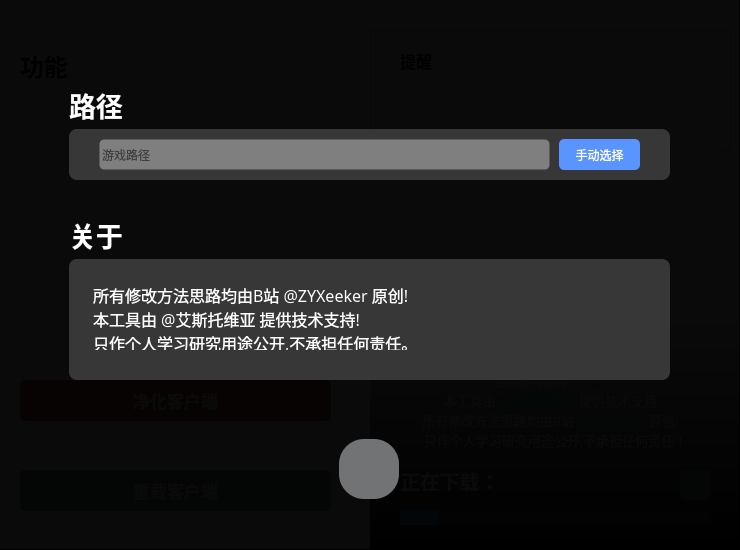
<?xml version="1.0" encoding="UTF-8"?>
<ui version="4.0">
 <class>MainWindow</class>
 <widget class="QMainWindow" name="MainWindow">
  <property name="geometry">
   <rect>
    <x>0</x>
    <y>0</y>
    <width>740</width>
    <height>550</height>
   </rect>
  </property>
  <property name="minimumSize">
   <size>
    <width>740</width>
    <height>550</height>
   </size>
  </property>
  <property name="maximumSize">
   <size>
    <width>740</width>
    <height>550</height>
   </size>
  </property>
  <property name="windowTitle">
   <string>MainWindow</string>
  </property>
  <widget class="QWidget" name="centralwidget">
   <widget class="QPushButton" name="smtx">
    <property name="geometry">
     <rect>
      <x>20</x>
      <y>380</y>
      <width>311</width>
      <height>41</height>
     </rect>
    </property>
    <property name="font">
     <font>
      <family>微软雅黑</family>
      <pointsize>13</pointsize>
      <bold>true</bold>
     </font>
    </property>
    <property name="styleSheet">
     <string notr="true">QPushButton
{
background-color:rgb(200, 74, 76);
color:white;
border-radius:5px;
}
QPushButton::hover{
background-color:rgb(170, 74, 76);
}

QPushButton::pressed{
background-color:rgb(165, 54, 76);
}
</string>
    </property>
    <property name="text">
     <string>净化客户端</string>
    </property>
    <property name="flat">
     <bool>true</bool>
    </property>
   </widget>
   <widget class="QListWidget" name="options_widget">
    <property name="geometry">
     <rect>
      <x>20</x>
      <y>110</y>
      <width>311</width>
      <height>231</height>
     </rect>
    </property>
    <property name="font">
     <font>
      <pointsize>12</pointsize>
     </font>
    </property>
    <property name="styleSheet">
     <string notr="true">background-color:rgba(255, 255, 255, 0);
border:1px solid rgb(255, 255, 255, 0);
;
color: rgb(0, 0, 0);</string>
    </property>
    <property name="frameShadow">
     <enum>QFrame::Plain</enum>
    </property>
    <property name="sizeAdjustPolicy">
     <enum>QAbstractScrollArea::AdjustToContents</enum>
    </property>
   </widget>
   <widget class="QProgressBar" name="progressBar">
    <property name="geometry">
     <rect>
      <x>400</x>
      <y>510</y>
      <width>311</width>
      <height>15</height>
     </rect>
    </property>
    <property name="styleSheet">
     <string notr="true">QProgressBar{
border: none;
color: white;
text-align: center;
background: rgb(68, 69, 73);
}
QProgressBar::chunk {
border: none;
background: rgb(0, 160, 230);
}</string>
    </property>
    <property name="value">
     <number>12</number>
    </property>
    <property name="textVisible">
     <bool>false</bool>
    </property>
   </widget>
   <widget class="QLabel" name="label_3">
    <property name="geometry">
     <rect>
      <x>0</x>
      <y>0</y>
      <width>741</width>
      <height>550</height>
     </rect>
    </property>
    <property name="styleSheet">
     <string notr="true">background-image: url(:/img/riot-background.png);
</string>
    </property>
    <property name="text">
     <string/>
    </property>
   </widget>
   <widget class="QLabel" name="label_4">
    <property name="geometry">
     <rect>
      <x>370</x>
      <y>0</y>
      <width>370</width>
      <height>551</height>
     </rect>
    </property>
    <property name="styleSheet">
     <string notr="true">background-color: qlineargradient(spread:pad, x1:0, y1:1, x2:0, y2:0.584955, stop:0 rgba(0, 0, 0, 255), stop:1 rgba(255, 255, 255, 90));</string>
    </property>
    <property name="text">
     <string/>
    </property>
   </widget>
   <widget class="QLabel" name="current_operation">
    <property name="geometry">
     <rect>
      <x>400</x>
      <y>470</y>
      <width>261</width>
      <height>21</height>
     </rect>
    </property>
    <property name="font">
     <font>
      <family>微软雅黑</family>
      <pointsize>15</pointsize>
      <bold>true</bold>
     </font>
    </property>
    <property name="styleSheet">
     <string notr="true">color: rgb(255, 255, 255);</string>
    </property>
    <property name="text">
     <string>正在下载：</string>
    </property>
   </widget>
   <widget class="QPushButton" name="close_window">
    <property name="geometry">
     <rect>
      <x>700</x>
      <y>0</y>
      <width>41</width>
      <height>25</height>
     </rect>
    </property>
    <property name="styleSheet">
     <string notr="true">QPushButton
{
background-color: rgb(255, 255, 255,0);
border:1px solid rgb(255, 255, 255, 0);
}
QPushButton::hover{
background-color: rgba(255, 0, 0, 90);
}
QPushButton::pressed{
background-color: rgb(255, 0, 0,180);
}

</string>
    </property>
    <property name="icon">
     <iconset resource="LCU.qrc">
      <normaloff>:/img/close.png</normaloff>:/img/close.png</iconset>
    </property>
   </widget>
   <widget class="QPushButton" name="minimize">
    <property name="geometry">
     <rect>
      <x>660</x>
      <y>0</y>
      <width>41</width>
      <height>25</height>
     </rect>
    </property>
    <property name="styleSheet">
     <string notr="true">QPushButton
{
background-color: rgb(255, 255, 255,0);
border:1px solid rgb(255, 255, 255, 0);
}
QPushButton::hover{
background-color: rgb(255, 255, 255,100);
}
QPushButton::pressed{
background-color: rgb(255, 255, 255,150);
}

</string>
    </property>
    <property name="icon">
     <iconset resource="LCU.qrc">
      <normaloff>:/img/icon_minimize.png</normaloff>:/img/icon_minimize.png</iconset>
    </property>
   </widget>
   <widget class="QLabel" name="program_title">
    <property name="geometry">
     <rect>
      <x>10</x>
      <y>0</y>
      <width>221</width>
      <height>21</height>
     </rect>
    </property>
    <property name="font">
     <font>
      <family>微软雅黑</family>
      <pointsize>10</pointsize>
     </font>
    </property>
    <property name="styleSheet">
     <string notr="true">color: rgb(255, 255, 255);</string>
    </property>
    <property name="text">
     <string>LCU 还原（标题）</string>
    </property>
   </widget>
   <widget class="QLabel" name="label_5">
    <property name="geometry">
     <rect>
      <x>0</x>
      <y>0</y>
      <width>370</width>
      <height>551</height>
     </rect>
    </property>
    <property name="font">
     <font>
      <pointsize>8</pointsize>
     </font>
    </property>
    <property name="styleSheet">
     <string notr="true">background-color: rgb(255, 255, 255);</string>
    </property>
    <property name="text">
     <string/>
    </property>
   </widget>
   <widget class="QLabel" name="label">
    <property name="geometry">
     <rect>
      <x>470</x>
      <y>160</y>
      <width>145</width>
      <height>151</height>
     </rect>
    </property>
    <property name="text">
     <string/>
    </property>
    <property name="pixmap">
     <pixmap resource="LCU.qrc">:/img/lol_icon.png</pixmap>
    </property>
    <property name="scaledContents">
     <bool>true</bool>
    </property>
   </widget>
   <widget class="QLabel" name="label_6">
    <property name="geometry">
     <rect>
      <x>380</x>
      <y>310</y>
      <width>321</width>
      <height>41</height>
     </rect>
    </property>
    <property name="font">
     <font>
      <family>微软雅黑</family>
      <pointsize>20</pointsize>
      <bold>true</bold>
     </font>
    </property>
    <property name="styleSheet">
     <string notr="true">color: rgb(255, 255, 255);</string>
    </property>
    <property name="text">
     <string>LCU替换工具</string>
    </property>
    <property name="alignment">
     <set>Qt::AlignCenter</set>
    </property>
   </widget>
   <widget class="QLabel" name="label_7">
    <property name="geometry">
     <rect>
      <x>380</x>
      <y>350</y>
      <width>321</width>
      <height>20</height>
     </rect>
    </property>
    <property name="font">
     <font>
      <family>微软雅黑</family>
      <pointsize>10</pointsize>
     </font>
    </property>
    <property name="styleSheet">
     <string notr="true">color: rgb(255, 255, 255);</string>
    </property>
    <property name="text">
     <string>V2.0</string>
    </property>
    <property name="alignment">
     <set>Qt::AlignCenter</set>
    </property>
   </widget>
   <widget class="QLabel" name="label_8">
    <property name="geometry">
     <rect>
      <x>20</x>
      <y>50</y>
      <width>211</width>
      <height>31</height>
     </rect>
    </property>
    <property name="font">
     <font>
      <family>微软雅黑</family>
      <pointsize>18</pointsize>
      <bold>true</bold>
     </font>
    </property>
    <property name="text">
     <string>功能</string>
    </property>
   </widget>
   <widget class="QFrame" name="about_frame">
    <property name="geometry">
     <rect>
      <x>-1</x>
      <y>-1</y>
      <width>741</width>
      <height>551</height>
     </rect>
    </property>
    <property name="styleSheet">
     <string notr="true">background-color: rgba(0, 0, 0, 245);</string>
    </property>
    <property name="frameShape">
     <enum>QFrame::StyledPanel</enum>
    </property>
    <property name="frameShadow">
     <enum>QFrame::Raised</enum>
    </property>
    <widget class="QLabel" name="label_10">
     <property name="geometry">
      <rect>
       <x>70</x>
       <y>90</y>
       <width>111</width>
       <height>31</height>
      </rect>
     </property>
     <property name="font">
      <font>
       <family>微软雅黑</family>
       <pointsize>20</pointsize>
       <bold>true</bold>
      </font>
     </property>
     <property name="styleSheet">
      <string notr="true">background-color: rgba(255, 255, 255, 0);
color: rgb(255, 255, 255);</string>
     </property>
     <property name="text">
      <string>路径</string>
     </property>
    </widget>
    <widget class="QFrame" name="path">
     <property name="geometry">
      <rect>
       <x>70</x>
       <y>130</y>
       <width>601</width>
       <height>51</height>
      </rect>
     </property>
     <property name="styleSheet">
      <string notr="true">background-color: rgb(55, 55, 55);
border-radius:8px;</string>
     </property>
     <property name="frameShape">
      <enum>QFrame::StyledPanel</enum>
     </property>
     <property name="frameShadow">
      <enum>QFrame::Raised</enum>
     </property>
     <widget class="QLineEdit" name="path_show">
      <property name="geometry">
       <rect>
        <x>30</x>
        <y>10</y>
        <width>451</width>
        <height>31</height>
       </rect>
      </property>
      <property name="font">
       <font>
        <family>微软雅黑</family>
       </font>
      </property>
      <property name="styleSheet">
       <string notr="true">background-color: rgb(176, 176, 176,150);
border:1px solid rgb(255, 255, 255, 0);
border-radius:5px;</string>
      </property>
      <property name="text">
       <string/>
      </property>
      <property name="readOnly">
       <bool>true</bool>
      </property>
      <property name="placeholderText">
       <string>游戏路径</string>
      </property>
     </widget>
     <widget class="QPushButton" name="manual_operation">
      <property name="geometry">
       <rect>
        <x>490</x>
        <y>10</y>
        <width>81</width>
        <height>31</height>
       </rect>
      </property>
      <property name="font">
       <font>
        <family>微软雅黑</family>
        <bold>false</bold>
       </font>
      </property>
      <property name="styleSheet">
       <string notr="true">QPushButton
{
background-color: rgb(90, 148, 255);
color:white;
border-radius:5px;
}
QPushButton::hover{
background-color: rgb(80, 133, 226);
}

QPushButton::pressed{
background-color:rgb(65, 113, 200);
}

</string>
      </property>
      <property name="text">
       <string>手动选择</string>
      </property>
     </widget>
    </widget>
    <widget class="QPushButton" name="about_close">
     <property name="geometry">
      <rect>
       <x>340</x>
       <y>440</y>
       <width>60</width>
       <height>60</height>
      </rect>
     </property>
     <property name="styleSheet">
      <string notr="true">QPushButton
{
background-color: rgb(114,115,117);
border-radius:25px;
color:white;
}
QPushButton::hover{
background-color: rgb(158,159,160);
}

QPushButton::pressed{
background-color:rgb(91,92,95);
}
</string>
     </property>
     <property name="icon">
      <iconset resource="LCU.qrc">
       <normaloff>:/img/close.png</normaloff>:/img/close.png</iconset>
     </property>
     <property name="iconSize">
      <size>
       <width>30</width>
       <height>30</height>
      </size>
     </property>
    </widget>
    <widget class="QLabel" name="label_11">
     <property name="geometry">
      <rect>
       <x>70</x>
       <y>220</y>
       <width>111</width>
       <height>31</height>
      </rect>
     </property>
     <property name="font">
      <font>
       <family>微软雅黑</family>
       <pointsize>20</pointsize>
       <bold>true</bold>
      </font>
     </property>
     <property name="styleSheet">
      <string notr="true">background-color: rgba(255, 255, 255, 0);
color: rgb(255, 255, 255);</string>
     </property>
     <property name="text">
      <string>关于</string>
     </property>
    </widget>
    <widget class="QFrame" name="about">
     <property name="geometry">
      <rect>
       <x>70</x>
       <y>260</y>
       <width>601</width>
       <height>121</height>
      </rect>
     </property>
     <property name="styleSheet">
      <string notr="true">background-color: rgb(55, 55, 55);
border-radius:8px;</string>
     </property>
     <property name="frameShape">
      <enum>QFrame::StyledPanel</enum>
     </property>
     <property name="frameShadow">
      <enum>QFrame::Raised</enum>
     </property>
     <widget class="QPlainTextEdit" name="plainTextEdit_2">
      <property name="geometry">
       <rect>
        <x>20</x>
        <y>20</y>
        <width>551</width>
        <height>71</height>
       </rect>
      </property>
      <property name="font">
       <font>
        <family>微软雅黑</family>
        <pointsize>12</pointsize>
       </font>
      </property>
      <property name="styleSheet">
       <string notr="true">color: rgb(255, 255, 255);</string>
      </property>
      <property name="verticalScrollBarPolicy">
       <enum>Qt::ScrollBarAlwaysOff</enum>
      </property>
      <property name="readOnly">
       <bool>true</bool>
      </property>
      <property name="plainText">
       <string>所有修改方法思路均由B站 @ZYXeeker 原创!
本工具由 @艾斯托维亚 提供技术支持!
只作个人学习研究用途公开,不承担任何责任。</string>
      </property>
     </widget>
    </widget>
   </widget>
   <widget class="QPushButton" name="restart">
    <property name="geometry">
     <rect>
      <x>20</x>
      <y>470</y>
      <width>311</width>
      <height>41</height>
     </rect>
    </property>
    <property name="font">
     <font>
      <family>微软雅黑</family>
      <pointsize>13</pointsize>
      <bold>true</bold>
     </font>
    </property>
    <property name="styleSheet">
     <string notr="true">QPushButton
{
background-color: rgb(114,115,117);
color:white;
border-radius:5px;
}
QPushButton::hover{
background-color: rgb(158,159,160);
}

QPushButton::pressed{
background-color:rgb(91,92,95);
}
</string>
    </property>
    <property name="text">
     <string>重载客户端</string>
    </property>
    <property name="flat">
     <bool>true</bool>
    </property>
   </widget>
   <widget class="QPushButton" name="settings">
    <property name="geometry">
     <rect>
      <x>680</x>
      <y>470</y>
      <width>30</width>
      <height>30</height>
     </rect>
    </property>
    <property name="toolTip">
     <string>设置</string>
    </property>
    <property name="styleSheet">
     <string notr="true">QPushButton
{
background-color: rgb(114,115,117);
color:white;
border-radius:5px;
}
QPushButton::hover{
background-color: rgb(158,159,160);
}

QPushButton::pressed{
background-color:rgb(91,92,95);
}
</string>
    </property>
    <property name="text">
     <string/>
    </property>
    <property name="icon">
     <iconset resource="LCU.qrc">
      <normaloff>:/img/sq-setting.png</normaloff>:/img/sq-setting.png</iconset>
    </property>
   </widget>
   <widget class="QPushButton" name="notification_btn">
    <property name="geometry">
     <rect>
      <x>310</x>
      <y>50</y>
      <width>21</width>
      <height>21</height>
     </rect>
    </property>
    <property name="toolTip">
     <string>通知</string>
    </property>
    <property name="styleSheet">
     <string notr="true">QPushButton
{
background-color: rgba(255, 255, 255, 0);
border-image: url(:/img/notification.png);
}
QPushButton::hover{
border-image: url(:/img/notification_hover.png);
}
QPushButton::pressed{
border-image: url(:/img/notification_pressed.png);
}
</string>
    </property>
    <property name="flat">
     <bool>true</bool>
    </property>
   </widget>
   <widget class="QFrame" name="notification_frame">
    <property name="geometry">
     <rect>
      <x>370</x>
      <y>30</y>
      <width>361</width>
      <height>121</height>
     </rect>
    </property>
    <property name="frameShape">
     <enum>QFrame::StyledPanel</enum>
    </property>
    <property name="frameShadow">
     <enum>QFrame::Raised</enum>
    </property>
    <widget class="QLabel" name="label_2">
     <property name="geometry">
      <rect>
       <x>20</x>
       <y>10</y>
       <width>331</width>
       <height>111</height>
      </rect>
     </property>
     <property name="styleSheet">
      <string notr="true">background-color: rgb(255, 255, 255);
border-radius:5px;
border-color: rgb(0, 0, 0);</string>
     </property>
     <property name="text">
      <string/>
     </property>
    </widget>
    <widget class="QPushButton" name="notification_close">
     <property name="geometry">
      <rect>
       <x>310</x>
       <y>10</y>
       <width>31</width>
       <height>25</height>
      </rect>
     </property>
     <property name="styleSheet">
      <string notr="true">QPushButton
{
background-color: rgb(255, 255, 255,0);
border:1px solid rgb(255, 255, 255, 0);
}
QPushButton::hover{
background-color: rgba(255, 0, 0, 90);
}
QPushButton::pressed{
background-color: rgb(255, 0, 0,180);
}

</string>
     </property>
     <property name="icon">
      <iconset resource="LCU.qrc">
       <normaloff>:/img/close.png</normaloff>:/img/close.png</iconset>
     </property>
    </widget>
    <widget class="QLabel" name="label_9">
     <property name="geometry">
      <rect>
       <x>30</x>
       <y>20</y>
       <width>61</width>
       <height>21</height>
      </rect>
     </property>
     <property name="font">
      <font>
       <family>微软雅黑</family>
       <pointsize>12</pointsize>
       <bold>true</bold>
      </font>
     </property>
     <property name="text">
      <string>提醒</string>
     </property>
    </widget>
    <widget class="QLabel" name="message">
     <property name="geometry">
      <rect>
       <x>30</x>
       <y>40</y>
       <width>311</width>
       <height>81</height>
      </rect>
     </property>
     <property name="text">
      <string/>
     </property>
     <property name="wordWrap">
      <bool>true</bool>
     </property>
    </widget>
   </widget>
   <widget class="QLabel" name="label_12">
    <property name="geometry">
     <rect>
      <x>390</x>
      <y>410</y>
      <width>321</width>
      <height>20</height>
     </rect>
    </property>
    <property name="font">
     <font>
      <family>微软雅黑</family>
      <pointsize>10</pointsize>
     </font>
    </property>
    <property name="styleSheet">
     <string notr="true">color: rgb(255, 255, 255);</string>
    </property>
    <property name="text">
     <string>&lt;html&gt;&lt;head/&gt;&lt;body&gt;&lt;p&gt;所有修改方法思路均由B站 &lt;a href=&quot;https://space.bilibili.com/186789482&quot;&gt;&lt;span style=&quot; text-decoration: underline; color:#00ff7f;&quot;&gt;@ZYXeeker&lt;/span&gt;&lt;/a&gt; 原创!&lt;/p&gt;&lt;/body&gt;&lt;/html&gt;</string>
    </property>
    <property name="alignment">
     <set>Qt::AlignCenter</set>
    </property>
   </widget>
   <widget class="QLabel" name="label_13">
    <property name="geometry">
     <rect>
      <x>390</x>
      <y>390</y>
      <width>321</width>
      <height>20</height>
     </rect>
    </property>
    <property name="font">
     <font>
      <family>微软雅黑</family>
      <pointsize>10</pointsize>
     </font>
    </property>
    <property name="styleSheet">
     <string notr="true">color: rgb(255, 255, 255);</string>
    </property>
    <property name="text">
     <string>&lt;html&gt;&lt;head/&gt;&lt;body&gt;&lt;p&gt;本工具由 &lt;a href=&quot;https://space.bilibili.com/86332521&quot; target=&quot;_blank&quot;&gt;&lt;span style=&quot; text-decoration: underline; color:#00ff7f;&quot;&gt;@艾斯托维亚&lt;/span&gt;&lt;/a&gt; 提供技术支持&lt;/p&gt;&lt;/body&gt;&lt;/html&gt;</string>
    </property>
    <property name="alignment">
     <set>Qt::AlignCenter</set>
    </property>
   </widget>
   <widget class="QLabel" name="label_14">
    <property name="geometry">
     <rect>
      <x>390</x>
      <y>430</y>
      <width>331</width>
      <height>20</height>
     </rect>
    </property>
    <property name="font">
     <font>
      <family>微软雅黑</family>
      <pointsize>10</pointsize>
     </font>
    </property>
    <property name="styleSheet">
     <string notr="true">color: rgb(255, 255, 255);</string>
    </property>
    <property name="text">
     <string>只作个人学习研究用途公开,不承担任何责任！</string>
    </property>
    <property name="alignment">
     <set>Qt::AlignCenter</set>
    </property>
   </widget>
   <widget class="QLabel" name="label_15">
    <property name="geometry">
     <rect>
      <x>390</x>
      <y>370</y>
      <width>321</width>
      <height>20</height>
     </rect>
    </property>
    <property name="font">
     <font>
      <family>微软雅黑</family>
      <pointsize>10</pointsize>
     </font>
    </property>
    <property name="styleSheet">
     <string notr="true">color: rgb(255, 255, 255);</string>
    </property>
    <property name="text">
     <string>当前支持版本：&lt;font color=&quot;#FF0000&quot;&gt;12.7&lt;/font&gt;</string>
    </property>
    <property name="alignment">
     <set>Qt::AlignCenter</set>
    </property>
   </widget>
   <zorder>label_3</zorder>
   <zorder>label_4</zorder>
   <zorder>progressBar</zorder>
   <zorder>current_operation</zorder>
   <zorder>program_title</zorder>
   <zorder>label_5</zorder>
   <zorder>options_widget</zorder>
   <zorder>smtx</zorder>
   <zorder>label</zorder>
   <zorder>label_6</zorder>
   <zorder>label_7</zorder>
   <zorder>label_8</zorder>
   <zorder>restart</zorder>
   <zorder>settings</zorder>
   <zorder>notification_btn</zorder>
   <zorder>notification_frame</zorder>
   <zorder>label_12</zorder>
   <zorder>label_13</zorder>
   <zorder>label_14</zorder>
   <zorder>close_window</zorder>
   <zorder>minimize</zorder>
   <zorder>label_15</zorder>
   <zorder>about_frame</zorder>
  </widget>
 </widget>
 <resources>
  <include location="LCU.qrc"/>
 </resources>
 <connections>
  <connection>
   <sender>about_close</sender>
   <signal>clicked()</signal>
   <receiver>about_frame</receiver>
   <slot>hide()</slot>
   <hints>
    <hint type="sourcelabel">
     <x>368</x>
     <y>488</y>
    </hint>
    <hint type="destinationlabel">
     <x>369</x>
     <y>274</y>
    </hint>
   </hints>
  </connection>
  <connection>
   <sender>close_window</sender>
   <signal>clicked()</signal>
   <receiver>MainWindow</receiver>
   <slot>close()</slot>
   <hints>
    <hint type="sourcelabel">
     <x>720</x>
     <y>12</y>
    </hint>
    <hint type="destinationlabel">
     <x>369</x>
     <y>274</y>
    </hint>
   </hints>
  </connection>
  <connection>
   <sender>minimize</sender>
   <signal>clicked()</signal>
   <receiver>MainWindow</receiver>
   <slot>showMinimized()</slot>
   <hints>
    <hint type="sourcelabel">
     <x>680</x>
     <y>12</y>
    </hint>
    <hint type="destinationlabel">
     <x>369</x>
     <y>274</y>
    </hint>
   </hints>
  </connection>
  <connection>
   <sender>settings</sender>
   <signal>clicked()</signal>
   <receiver>about_frame</receiver>
   <slot>show()</slot>
   <hints>
    <hint type="sourcelabel">
     <x>694</x>
     <y>484</y>
    </hint>
    <hint type="destinationlabel">
     <x>369</x>
     <y>274</y>
    </hint>
   </hints>
  </connection>
  <connection>
   <sender>notification_btn</sender>
   <signal>clicked()</signal>
   <receiver>notification_frame</receiver>
   <slot>show()</slot>
   <hints>
    <hint type="sourcelabel">
     <x>320</x>
     <y>60</y>
    </hint>
    <hint type="destinationlabel">
     <x>550</x>
     <y>80</y>
    </hint>
   </hints>
  </connection>
  <connection>
   <sender>notification_close</sender>
   <signal>clicked()</signal>
   <receiver>notification_frame</receiver>
   <slot>hide()</slot>
   <hints>
    <hint type="sourcelabel">
     <x>695</x>
     <y>52</y>
    </hint>
    <hint type="destinationlabel">
     <x>550</x>
     <y>80</y>
    </hint>
   </hints>
  </connection>
 </connections>
</ui>
